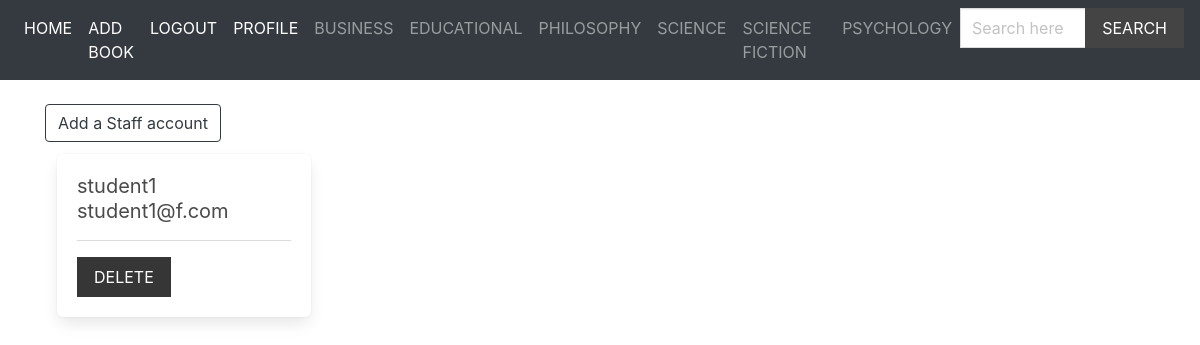
Screenshot of /student-profile/ (signed in) with the database file from the repository.
### books/models.py (models this page shows, shortened)
class Genre(models.Model):
    genre = models.CharField(max_length=50)

### books/views.py (the view)
# urls.py: path('student-profile/', views.student_profile, name = 'student_profile'),
@login_required
def student_profile(request):
    if request.user.is_superuser:
        users = User.objects.filter(is_superuser = False).all()
        diction = {
            'users': users,
        }
        return render(request, 'books/superuser_profile.html', context=diction)
    issued_books = IssuedBooks.objects.filter(student_id = request.user.id).all()
    diction = {
        'issued_books': issued_books,
    }
    return render(request, 'books/student_profile.html', context = diction)

### books/context_processors.py (called while the page is built)
def menu_genre(request):
    genres = Genre.objects.all()
    return ({'genres': genres})

### templates/books/superuser_profile.html
{% extends 'base.html' %}
{% block content %}
<br>
<a href = "{% url 'staff_reg' %}" class="btn btn-outline-dark">Add a Staff account</a>
    {% for user in users %}
        <div class="column is-3 product-list-item">
                <div class="box">
                    <h2 class="subtitle">{{ user.username }}</h2>
                    <h2 class="subtitle">{{ user.email }}</h2>
                    <hr>
                    <a href="{% url 'delete_user' pk=user.pk %}" class="button is-dark is-uppercase">Delete</a>
                </div>
            </div>
    {% endfor %}
{% endblock content %}

### templates/base.html (shortened to what this page needs)
{% load static %}
<!DOCTYPE html>
<html lang = "en" dir = "ltr">
    <head>
            <link rel = "stylesheet" href = "https://cdn.jsdelivr.net/npm/bulma@0.9.1/css/bulma.min.css">
            <link rel="stylesheet" href="https://maxcdn.bootstrapcdn.com/bootstrap/4.0.0/css/bootstrap.min.css">
            <link rel = "stylesheet" href = "{% static 'styles/main.css' %}">
    </head>
    <body>
    <nav class="navbar navbar-expand-lg navbar-dark bg-dark">
    <ul class="navbar-nav">
      <li class="nav-item active">
        <a class="nav-link" href="{% url 'index' %}"> Home </a>
      </li>
      <li class="nav-item active">
        <a class="nav-link" href="{% url 'add_book' %}"> Add Book </a>
      </li>
      {% if user.is_authenticated %}
      <li class="nav-item active">
        <a class="nav-link" href="{% url 'student_logout' %}">Logout </a>
      </li>
      <li class="nav-item active">
        <a class="nav-link" href="{% url 'student_profile' %}">Profile </a>
      </li>
      {% endif %}
      {% for genre in genres %}
                      <a href = "{% url 'genre_books' pk=genre.pk %}" class = "nav-link">{{ genre.genre }}</a>
                    {% endfor %}
      <form method="get" action="{% url 'search' %}">
                            <div class="field has-addons">
                                <div class="control">
                                    <input type="text" class="input" placeholder="Search here" name="query">
                                </div>
                                <div class="control">
                                    <button class="button is-dark is-uppercase">Search</button>
                                </div>
                            </div>
                        </form>
    </ul>
</nav>
<div class = "container">
    {% block content %}
    {% endblock content %}
    </body>
</html>

### static/styles/main.css (style rules this page uses)
.navbar { text-transform: uppercase; }
.navbar .is-dark { background: #444; }
.input, .button { border-radius: 0; }
.product-list-item .box .subtitle { margin-bottom: 0; }

### rows the page displays
Genre: genre "BUSINESS"
Genre: genre "EDUCATIONAL"
Genre: genre "PHILOSOPHY"
Genre: genre "SCIENCE"
Genre: genre "SCIENCE FICTION"
Genre: genre "PSYCHOLOGY"

### other values shown
{{ user.username }} "student1"
{{ user.email }} "student1@f.com"
